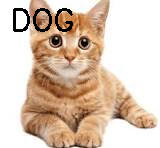
#> input picture cat.png, 160 x 148 px; its folder holds only this picture in this run
$ python -i cat_vs_dog.py   (imports and definitions only)
#> lines starting #> are read from the running program, lines starting #| are printed output that depends on the picture
#> further down, picture is the input picture: shape (148, 160, 3); mean B, G, R 178.7, 196.8, 218.5
import os
import cv2
import numpy as np
from sklearn.model_selection import train_test_split
from sklearn.svm import SVC
from sklearn.metrics import accuracy_score
from skimage.feature import hog


cat_folder = r"E:\cat"
dog_folder = r"E:\dog"

data = []
labels = []


def extract_features(image):
    if image is None or image.size == 0:
        return None


    image = cv2.resize(image, (128, 128))
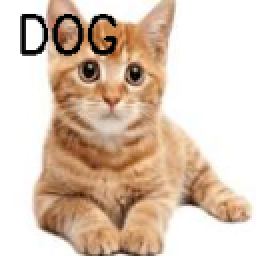
#> image: shape (128, 128, 3) (shown 2 times larger); mean of channels 0, 1, 2 178.6, 196.7, 218.3; drawn as B, G, R


    gray = cv2.cvtColor(image, cv2.COLOR_BGR2GRAY)
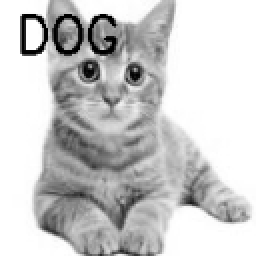
#> gray: shape (128, 128) (shown 2 times larger); min 0, max 255, mean 201.1
    hog_features = hog(gray, orientations=9, pixels_per_cell=(8,8),
                       cells_per_block=(2,2), visualize=False)
#> hog_features = 8100 values, max 0.834 at index 3154, min 0 at index 0, mean 0.107


    hist_r = cv2.calcHist([image], [2], None, [16], [0,256]).flatten()
#> hist_r = [247, 68, 35, 30, 63, 80, 129, 195, 324, 559, 695, 1122, 1645, 1723, 1395, 8074]
    hist_g = cv2.calcHist([image], [1], None, [16], [0,256]).flatten()
#> hist_g = [281, 54, 75, 123, 225, 424, 538, 695, 1026, 1317, 1389, 1285, 798, 408, 229, 7517]
    hist_b = cv2.calcHist([image], [0], None, [16], [0,256]).flatten()
#> hist_b = [325, 135, 332, 499, 671, 854, 1055, 1245, 1279, 972, 674, 391, 225, 175, 223, 7329]


    features = np.concatenate([hog_features, hist_r, hist_g, hist_b])
#> features = 8148 values, max 8074 at index 8115, min 0 at index 0, mean 6.14
    return features


def load_images_from_folder(folder, label):
    for img_name in os.listdir(folder):
        img_path = os.path.join(folder, img_name)
        image = cv2.imread(img_path)
        if image is None:
            print(f"Skipping invalid image: {img_path}")
            continue
        feat = extract_features(image)
        if feat is not None:
            data.append(feat)
            labels.append(label)


# [2 lines not run here, left out]


X = np.array(data)
y = np.array(labels)


# [1 line that did not run here, left out]


model = SVC(kernel='rbf', C=1, gamma='scale')
# [1 line not run here, left out]


# [1 line that did not run here, left out]
# [1 line not run here, left out]


def predict_image(img_path):
    image = cv2.imread(img_path)
    if image is None or image.size == 0:
        print(f"Error: Could not read image at path:\n{img_path}")
        return
    features = extract_features(image)
    if features is None:
        print("Error: Could not extract features.")
        return
    features = features.reshape(1, -1)
    pred = model.predict(features)[0]
    label="CAT " if pred == 0 else "DOG "
    cv2.putText(image, label, (10,30), cv2.FONT_HERSHEY_SIMPLEX, 1, (0,0,0), 2)
    img_name = os.path.basename(img_path)
    output_folder = r"E:/predictions"
    os.makedirs(output_folder, exist_ok=True)
    cv2.imwrite(os.path.join(output_folder, img_name), image)


test_image_path = r"E:\testimage"
# [4 lines not run here, left out]

>>> import cv2
>>> picture = cv2.imread('cat.png')
>>> result = extract_features(picture)
#> result has the same summary as features in extract_features

$ run again, on dog2.png
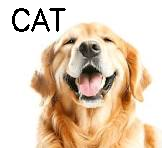
#> input picture dog2.png, 162 x 148 px
#> picture is the input picture: shape (148, 162, 3); mean B, G, R 184.4, 205.8, 225.9
#> in extract_features, `image = cv2.resize(image, (128, 128))`:
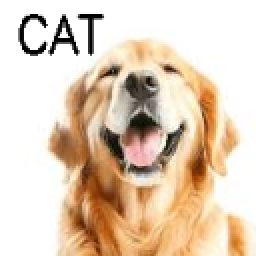
#> image: shape (128, 128, 3) (shown 2 times larger); mean of channels 0, 1, 2 184.2, 205.6, 225.8; drawn as B, G, R
#> in extract_features, `gray = cv2.cvtColor(image, cv2.COLOR_BGR2GRAY)`:
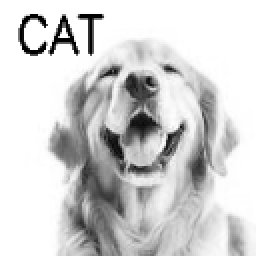
#> gray: shape (128, 128) (shown 2 times larger); min 0, max 255, mean 209.2
#> hog_features = 8100 values, max 1 at index 2223, min 0 at index 0, mean 0.104
#> hist_r = [181, 80, 115, 91, 121, 121, 182, 226, 286, 389, 466, 539, 640, 820, 1270, 10857]
#> hist_g = [192, 106, 180, 254, 305, 431, 507, 509, 503, 538, 672, 961, 1032, 964, 1045, 8185]
#> hist_b = [475, 399, 480, 575, 525, 558, 608, 713, 739, 682, 614, 762, 720, 662, 551, 7321]
#> features = 8148 values, max 10857 at index 8115, min 0 at index 0, mean 6.14
#> result has the same summary as features in extract_features
